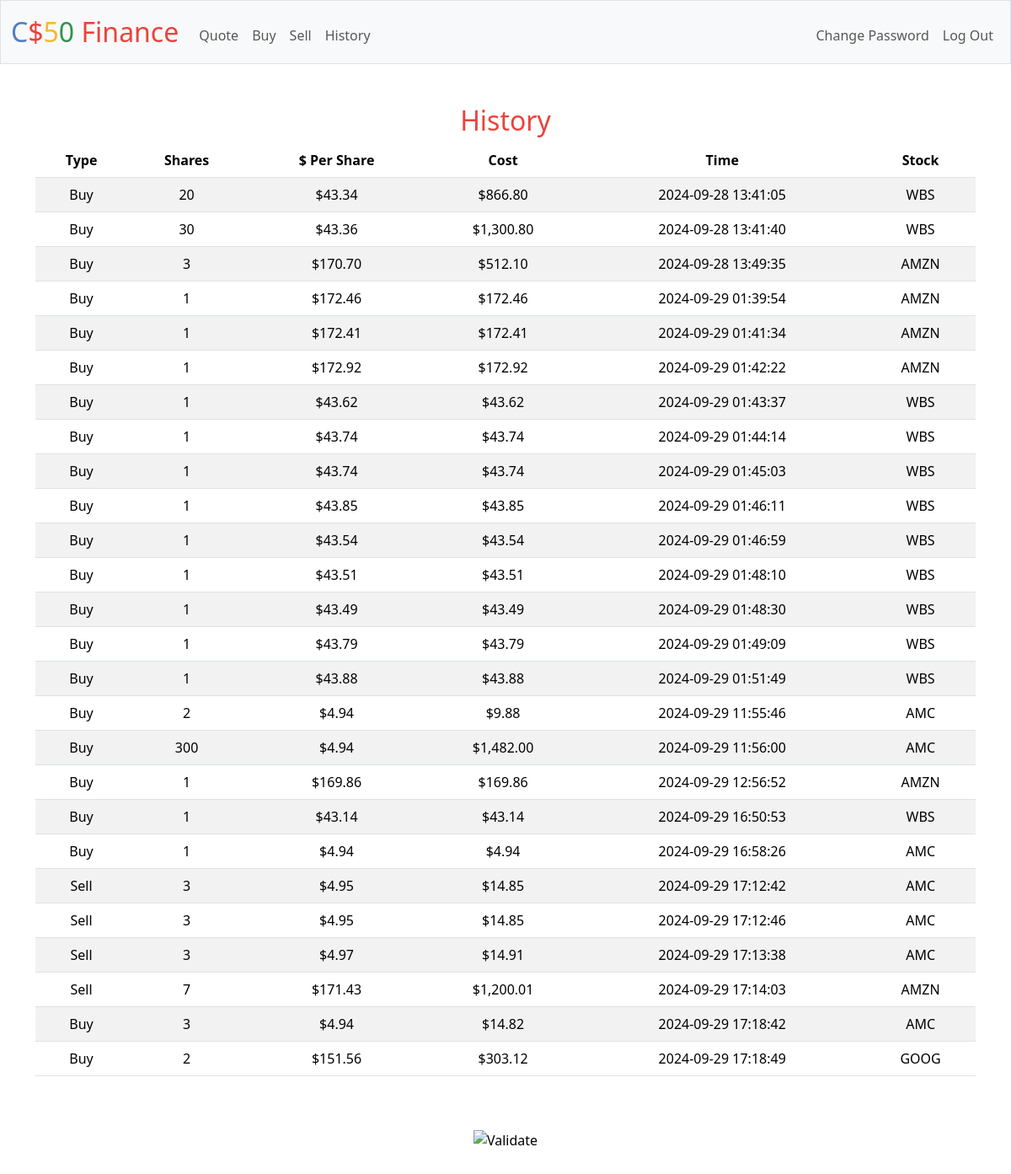
The app's page /history (signed in) with its own data.
### tables this page shows
CREATE TABLE transactions (
       id INTEGER PRIMARY KEY AUTOINCREMENT NOT NULL,
     type TEXT NOT NULL,
   shares INTEGER,
per_share NUMERIC,
     cost NUMERIC,
     time TIMESTAMP,
  user_id INTEGER REFERENCES users(id)
, stock TEXT);

### app.py (the view)
@app.route("/history")
@login_required
def history():
    history = db.execute(
        """
        SELECT type, shares, per_share, cost, time, stock FROM transactions
         WHERE user_id = ?
        """,
        session.get("user_id")
    )
    for row in history:
        row["shares"] = abs(row["shares"])
        row["cost"] = usd(row["cost"])
        row["per_share"] = usd(row["per_share"])
        row["type"] = row["type"].title()
    if len(history) == 0:
        history = None
    return render_template("history.html", history=history)

### app.py (called while the page is built)
@app.after_request
def after_request(response):
    response.headers["Cache-Control"] = "no-cache, no-store, must-revalidate"
    response.headers["Expires"] = 0
    response.headers["Pragma"] = "no-cache"
    return response

### helpers.py (called while the page is built)
def login_required(f):
    @wraps(f)
    def decorated_function(*args, **kwargs):
        if session.get("user_id") is None:
            return redirect("/login")
        return f(*args, **kwargs)
    return decorated_function

def usd(value):
    return f"${value:,.2f}"

### templates/history.html (shortened to what this page needs)
{% extends "layout.html" %}
{% block main %}
    {% if history %}
        <table class="history table table-striped">
            <thead>
                <h2>History</h2>
                {% for key in history[0].keys() %}
                    {% if key == "per_share" %}
                        <th>
                            $ Per Share
                        </th>
                    {% else %}
                        <th>
                            {{ key | title }}
                        </th>
                    {% endif %}
                {% endfor %}
            </thead>
            <tbody>
                {% for row in history %}
                    <tr>
                        {% for val in row.values() %}
                            <td>
                                {{ val }}
                            </td>
                        {% endfor %}
                    </tr>
                {% endfor %}
            </tbody>
        </table>
    {% else %}
        <h2>No transactions found.</h2>
    {% endif %}
{% endblock %}

### templates/layout.html (shortened to what this page needs)
<!DOCTYPE html>
<html lang="en">
    <head>
        <link href="https://cdn.jsdelivr.net/npm/bootstrap@5.3.3/dist/css/bootstrap.min.css" rel="stylesheet">
        <link href="/static/styles.css" rel="stylesheet">
    </head>
    <body>
        <nav class="bg-light border navbar navbar-expand-md navbar-light">
            <div class="container-fluid">
                <a class="navbar-brand" href="/"><span class="blue">C</span><span class="red">$</span><span class="yellow">5</span><span class="green">0</span> <span class="red">Finance</span></a>
                <div class="collapse navbar-collapse" id="navbar">
                    {% if session["user_id"] %}
                        <ul class="navbar-nav me-auto mt-2">
                            <li class="nav-item"><a class="nav-link" href="/quote">Quote</a></li>
                            <li class="nav-item"><a class="nav-link" href="/buy">Buy</a></li>
                            <li class="nav-item"><a class="nav-link" href="/sell">Sell</a></li>
                            <li class="nav-item"><a class="nav-link" href="/history">History</a></li>
                        </ul>
                        <ul class="navbar-nav ms-auto mt-2">
                            <li class="nav-item"><a class="nav-link" href="/change_password">Change Password</a></li>
                            <li class="nav-item"><a class="nav-link" href="/logout">Log Out</a></li>
                        </ul>
                    {% else %}
                        <ul class="navbar-nav ms-auto mt-2">
                            <li class="nav-item"><a class="nav-link" href="/register">Register</a></li>
                            <li class="nav-item"><a class="nav-link" href="/login">Log In</a></li>
                        </ul>
                    {% endif %}
                </div>
            </div>
        </nav>
        <main class="container py-5 text-center">
            {% block main %}{% endblock %}
        </main>
        <footer class="mb-5">
            <form action="https://validator.w3.org/check" class="text-center" enctype="multipart/form-data" method="post" target="_blank">
                <input alt="Validate" src="/static/I_heart_validator.png" type="image">
            </form>
        </footer>
    </body>
</html>

### static/styles.css (style rules this page uses)
nav .navbar-brand { font-size: xx-large; }
nav .navbar-brand .blue { color: #537fbe; }
nav .navbar-brand .red { color: #ea433b; }
nav .navbar-brand .yellow { color: #f5b82e; }
nav .navbar-brand .green { color: #2e944b; }
h2 { color: #ea433b; }

### records on screen
transactions: values "Buy" "20" "$43.34" "$866.80", time "2024-09-28 13:41:05", stock "WBS"
transactions: values "Buy" "30" "$43.36" "$1,300.80", time "2024-09-28 13:41:40", stock "WBS"
transactions: values "Buy" "3" "$170.70" "$512.10", time "2024-09-28 13:49:35", stock "AMZN"
transactions: values "Buy" "1" "$172.46" "$172.46", time "2024-09-29 01:39:54", stock "AMZN"
transactions: values "Buy" "1" "$172.41" "$172.41", time "2024-09-29 01:41:34", stock "AMZN"
transactions: values "Buy" "1" "$172.92" "$172.92", time "2024-09-29 01:42:22", stock "AMZN"
transactions: values "Buy" "1" "$43.62" "$43.62", time "2024-09-29 01:43:37", stock "WBS"
transactions: values "Buy" "1" "$43.74" "$43.74", time "2024-09-29 01:44:14", stock "WBS"
transactions: values "Buy" "1" "$43.74" "$43.74", time "2024-09-29 01:45:03", stock "WBS"
transactions: values "Buy" "1" "$43.85" "$43.85", time "2024-09-29 01:46:11", stock "WBS"
transactions: values "Buy" "1" "$43.54" "$43.54", time "2024-09-29 01:46:59", stock "WBS"
transactions: values "Buy" "1" "$43.51" "$43.51", time "2024-09-29 01:48:10", stock "WBS"
transactions: values "Buy" "1" "$43.49" "$43.49", time "2024-09-29 01:48:30", stock "WBS"
transactions: values "Buy" "1" "$43.79" "$43.79", time "2024-09-29 01:49:09", stock "WBS"
transactions: values "Buy" "1" "$43.88" "$43.88", time "2024-09-29 01:51:49", stock "WBS"
transactions: values "Buy" "2" "$4.94" "$9.88", time "2024-09-29 11:55:46", stock "AMC"
transactions: values "Buy" "$4.94" "$1,482.00", shares "300", time "2024-09-29 11:56:00", stock "AMC"
transactions: values "Buy" "1" "$169.86" "$169.86", time "2024-09-29 12:56:52", stock "AMZN"
transactions: values "Buy" "1" "$43.14" "$43.14", time "2024-09-29 16:50:53", stock "WBS"
transactions: values "Buy" "1" "$4.94" "$4.94", time "2024-09-29 16:58:26", stock "AMC"
transactions: values "Sell" "3" "$4.95" "$14.85", time "2024-09-29 17:12:42", stock "AMC"
transactions: values "Sell" "3" "$4.95" "$14.85", time "2024-09-29 17:12:46", stock "AMC"
transactions: values "Sell" "3" "$4.97" "$14.91", time "2024-09-29 17:13:38", stock "AMC"
transactions: values "Sell" "7" "$171.43" "$1,200.01", time "2024-09-29 17:14:03", stock "AMZN"
transactions: values "Buy" "3" "$4.94" "$14.82", time "2024-09-29 17:18:42", stock "AMC"
transactions: values "Buy" "2" "$151.56" "$303.12", time "2024-09-29 17:18:49", stock "GOOG"

### other values on screen
{{ key | title }} "Type" "Shares" "Cost" "Time" "Stock"
